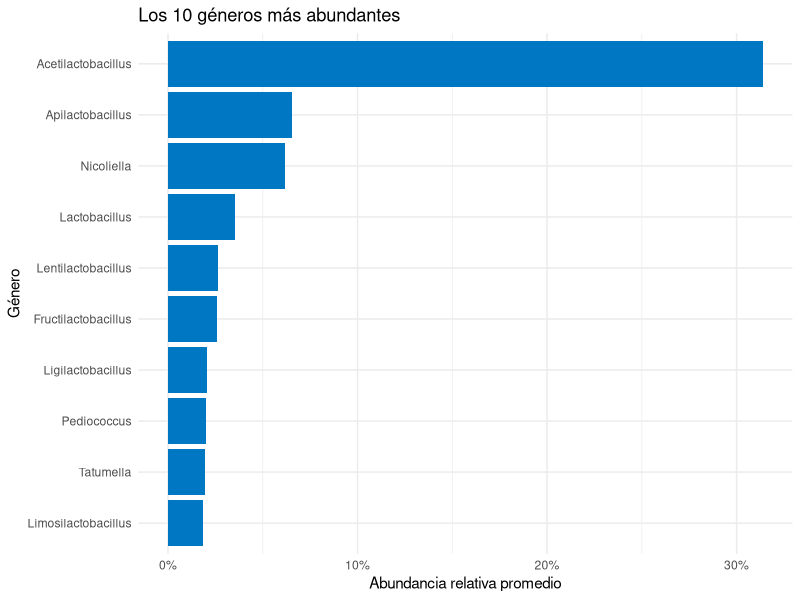
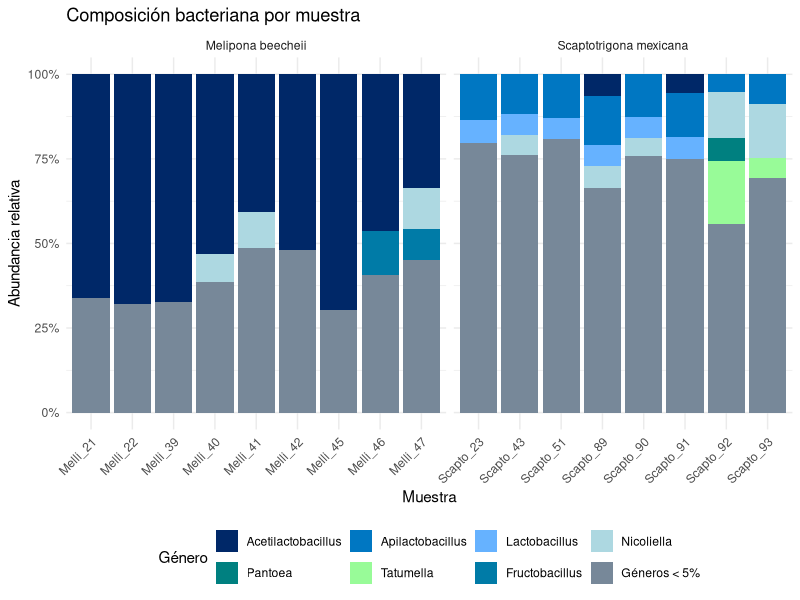

Source code (R) for these figures, in order:
## ---- chunk 1
library(readr)
library(dplyr)
library(ggplot2)

conteos <- read_tsv("datos_A/conteos_genero_miel_bacterias.tsv",
                    show_col_types = FALSE)

metadata <- read_csv("datos_A/metadata_miel_examen.csv",
                     show_col_types = FALSE)

dim(conteos)
dim(metadata)

metadata %>%
  count(species, name = "muestras")

# Revisar los valores faltantes por columna
colSums(is.na(metadata))
## ---- chunk 2
datos <- conteos %>%
  left_join(metadata, by = "sample_id") %>%
  group_by(sample_id) %>%
  mutate(abundancia_relativa = conteo / sum(conteo)) %>%
  ungroup()

# Comprobar que las abundancias de cada muestra suman 1
datos %>%
  group_by(sample_id) %>%
  summarise(total = sum(abundancia_relativa), .groups = "drop")
## ---- chunk 3
# Promedio de cada género, incluyendo los conteos de cero
top10 <- datos %>%
  group_by(genero) %>%
  summarise(promedio = mean(abundancia_relativa), .groups = "drop") %>%
  arrange(desc(promedio)) %>%
  slice_head(n = 10)

top10

ggplot(top10, aes(x = promedio, y = reorder(genero, promedio))) +
  geom_col(fill = "#0077C2") +
  scale_x_continuous(labels = scales::label_percent(accuracy = 1)) +
  labs(title = "Los 10 géneros más abundantes",
       x = "Abundancia relativa promedio",
       y = "Género") +
  theme_minimal()
## ---- chunk 4
genus_colors <- c(
  "Acetilactobacillus" = "#002868",
  "Apilactobacillus" = "#0077C2",
  "Lactobacillus" = "#66B2FF",
  "Nicoliella" = "#ADD8E1",
  "Pantoea" = "#008080",
  "Tatumella" = "#98FB98",
  "Fructobacillus" = "#007BA7",
  "Géneros < 5%" = "#778899"
)
## ---- chunk 5
# Agrupar los géneros con menos del 5 % dentro de cada muestra
composicion <- datos %>%
  mutate(grupo_genero = if_else(abundancia_relativa < 0.05,
                                "Géneros < 5%", genero)) %>%
  group_by(species, sample_id, grupo_genero) %>%
  summarise(abundancia_relativa = sum(abundancia_relativa),
            .groups = "drop") %>%
  mutate(grupo_genero = factor(grupo_genero,
                               levels = names(genus_colors)))

# Comprobar que cada barra suma 100 %
composicion %>%
  group_by(sample_id) %>%
  summarise(total = sum(abundancia_relativa), .groups = "drop")
## ---- chunk 6
#| fig-width: 11
#| fig-height: 6
ggplot(composicion, aes(x = sample_id,
                        y = abundancia_relativa,
                        fill = grupo_genero)) +
  geom_col() +
  facet_grid(. ~ species, scales = "free_x", space = "free_x") +
  scale_fill_manual(values = genus_colors) +
  scale_y_continuous(labels = scales::label_percent(accuracy = 1),
                     breaks = seq(0, 1, 0.25)) +
  labs(title = "Composición bacteriana por muestra",
       x = "Muestra",
       y = "Abundancia relativa",
       fill = "Género") +
  theme_minimal() +
  theme(axis.text.x = element_text(angle = 45, hjust = 1),
        legend.position = "bottom") +
  guides(fill = guide_legend(nrow = 2, byrow = TRUE))
